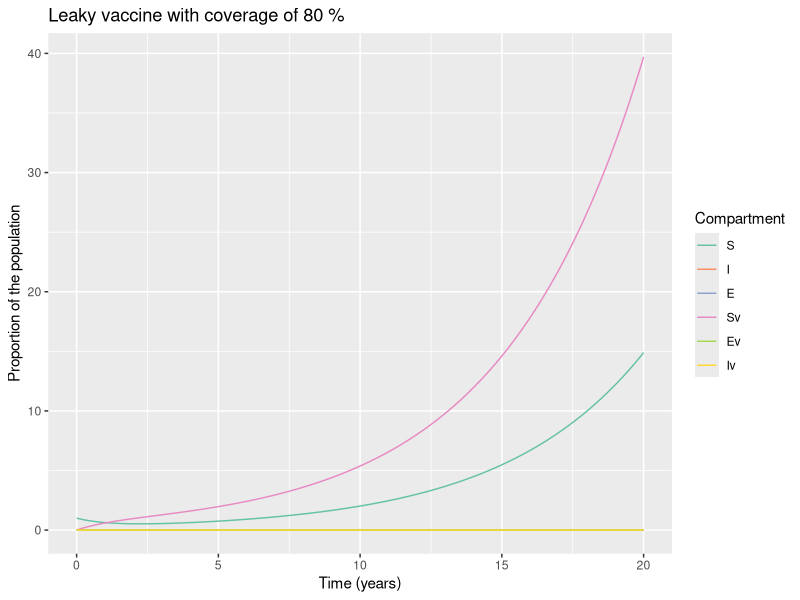

Write R code to recreate this figure.
# LOAD THE PACKAGES:
library(deSolve)
library(reshape2)
library(ggplot2)

# MODEL INPUTS:

initial_state_values <- c(S = 1000000-3,
                          I = 1,        
                          E = 2,        
                          Sv = 0,      
                          Ev = 0,
                          Iv = 0)      

# Parameters
parameters <- c(beta = 0.61,     # the infection rate in units of years^-1
                delta = 0.09,     # the latency period in units of years^-1
                c_s = 0.4,       # the reduction in the force of infection
                # acting on those vaccinated
                c_i = 0.4,# the reduction in the infectivity of vaccinated infected people  
                u = 0.1,#death rate in units of years^-1
                a = 0.7, #cull due to infection in units of years^-1
                b = 0.3, #birth rate in units of years^-1
                vc = 0.8) # vaccine coverage    

# TIMESTEPS:

# Sequence of timesteps to solve the model at
times <- seq(from = 0, to = 20, by =1/365)#from 0 to 20 years, daily intervalS
# MODEL FUNCTION: 

vaccine_model <- function(time, state, parameters) {  
  
  with(as.list(c(state, parameters)), {    
    
    # Defining lambda as a function of beta and E:
    N <- S + E + I + Sv + Ev + Iv
    lambda <- beta * E/N + c_i * beta * Ev/N 
    # the Ev compartment gets c_i times less infected than the E compartment
   
    
    # The differential equations
    dS <- -lambda * S - u * S + b * N - vc * S           
    dE <- lambda * S - delta * E - u * E 
    dI <- delta * E - a * I - u * I  
    dSv <- -c_s * lambda * Sv - u * Sv + vc * S              
    dEv <- c_s * lambda * Sv - delta * Ev - u * Ev
    dIv <- delta * Ev - a * Iv - u * Iv
    
    return(list(c(dS, dI, dE, dSv, dIv,dEv))) 
  })
  
}

# MODEL OUTPUT:

# Solving the differential equations using the ode integration algorithm
output <- as.data.frame(ode(y = initial_state_values, 
                            times = times, 
                            func = vaccine_model,
                            parms = parameters))

# PLOT THE OUTPUT

# turn output dataset into long format
output_long <- melt(as.data.frame(output), id = "time")

# Adding a column for the prevalence proportion to the long-format output
output_long$prevalence <- output_long$value/sum(initial_state_values)

# Plot the number in each compartment over time
ggplot(data = output_long,                                               
       aes(x = time, y = prevalence, colour = variable, group = variable)) +  
  geom_line() +                                                          
  xlab("Time (years)")+                                                   
  ylab("Proportion of the population") +
  labs(title = paste("Leaky vaccine with coverage of", 80, "%"), 
       colour = "Compartment") +
  scale_colour_brewer(palette = "Set2")
